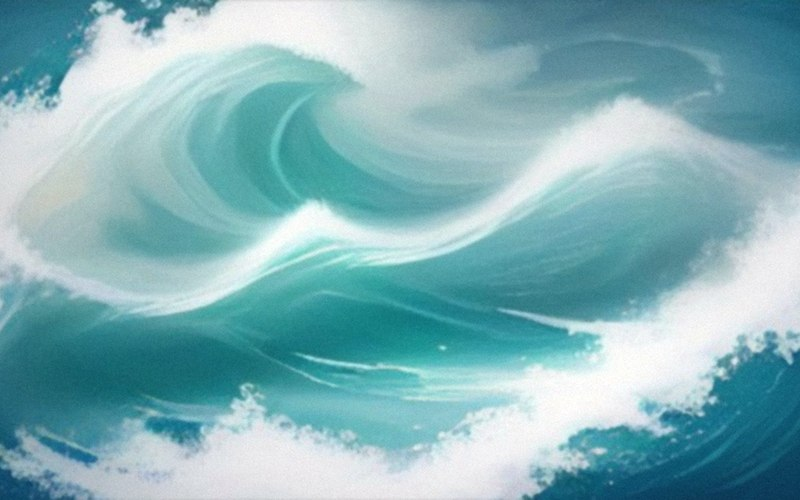
#> input picture assets/backgrounds/thumbs/waves.jpg, 800 x 500 px, found by its file name
$ python prepare_bases.py
#> lines starting #> are read from the running program, lines starting #| are printed output that depends on the picture
from pathlib import Path
import shutil
import numpy as np
from PIL import Image, ImageEnhance, ImageFilter, ImageOps, ImageDraw

ROOT = Path(__file__).resolve().parents[1]
AI = Path('/tmp/ai-scenes')
OUT = ROOT / 'assets/backgrounds'
THUMBS = OUT / 'thumbs'
THUMBS.mkdir(exist_ok=True)

def clone_patch(im, box, source):
    """Paste a paper patch with a soft oval mask to remove a small signature/logo."""
    x0, y0, x1, y1 = box
    sx, sy = source
    w, h = x1 - x0, y1 - y0
    patch = im.crop((sx, sy, sx + w, sy + h)).convert('RGB')
    # match the paper tone around the target so the patch disappears
    ring = im.crop((max(0, x0 - 24), max(0, y0 - 24), min(im.width, x1 + 24), min(im.height, y1 + 24))).convert('RGB')
    ra = np.asarray(ring, dtype=np.float32)
    pa = np.asarray(patch, dtype=np.float32)
    offset = ra.reshape(-1, 3).mean(axis=0) - pa.reshape(-1, 3).mean(axis=0)
    patch = Image.fromarray(np.clip(pa + offset, 0, 255).astype(np.uint8), 'RGB')
    mask = Image.new('L', (w, h), 0)
    d = ImageDraw.Draw(mask)
    d.ellipse((10, 8, w - 11, h - 9), fill=255)
    mask = mask.filter(ImageFilter.GaussianBlur(22))
    im.paste(patch, (x0, y0), mask)

def painterly(im, blur=0.7, median=0, paper_mix=0.035, edge=0.06):
    if median:
        im = im.filter(ImageFilter.MedianFilter(median))
    im = im.filter(ImageFilter.GaussianBlur(blur))
    arr = np.asarray(im, dtype=np.float32) / 255.0
    paper = np.array([0.969, 0.945, 0.894], dtype=np.float32)
    arr = arr * (1 - paper_mix) + paper.reshape(1, 1, 3) * paper_mix
    gray = np.asarray(im.convert('L').filter(ImageFilter.FIND_EDGES).filter(ImageFilter.GaussianBlur(1.0)), dtype=np.float32) / 255.0
    edge = np.clip(gray * 1.7, 0, 1)[:, :, None] * edge
    arr = arr * (1 - edge) + np.array([0.28, 0.27, 0.22], dtype=np.float32).reshape(1, 1, 3) * edge
    im = Image.fromarray(np.clip(arr * 255, 0, 255).astype(np.uint8), 'RGB')
    return im

def finish(im, label, clone=None):
    if clone:
        clone_patch(im, clone['box'], clone['source'])
    # a touch of paper grain and a very soft warm grade
    arr = np.asarray(im.convert('RGB'), dtype=np.float32) / 255.0
    h, w = arr.shape[:2]
    rng = np.random.default_rng(abs(hash(label)) % (2**32))
    fine = rng.normal(0, 0.011, (h, w)).astype(np.float32)
    arr = np.clip(arr + fine[:, :, None], 0, 1)
    arr[:, :, 0] = np.clip(arr[:, :, 0] * 1.005, 0, 1)
    arr[:, :, 2] = np.clip(arr[:, :, 2] * 0.995, 0, 1)
    im = Image.fromarray((arr * 255).astype(np.uint8), 'RGB')
    final = ImageOps.fit(im, (1600, 1000), method=Image.LANCZOS, centering=(0.5, 0.48))
    final.save(OUT / f'{label}-base.webp', 'WEBP', quality=92, method=6)
    final.resize((800, 500), Image.LANCZOS).save(THUMBS / f'{label}.jpg', quality=87, optimize=True, progressive=True)
    final.resize((900, 563), Image.LANCZOS).save(f'/tmp/{label}-preview.jpg', quality=91)
    print(label, final.size, (OUT / f'{label}-base.webp').stat().st_size)

# bamboo: the successful loose painting with blossom sprays
bamboo_src = Path('/tmp/ai-bamboo-flux2.jpg')
if bamboo_src.exists():
    shutil.copyfile(bamboo_src, AI / 'bamboo-good.jpg')
    im = Image.open(bamboo_src).convert('RGB')
    # remove the thin mock-paper edge and the service logo at the lower right
    im = im.crop((8, 8, im.width - 8, im.height - 44))
    finish(im, 'bamboo')

# waves: lift the painted canvas out of the mock-up, removing its wall and logo
waves = Image.open(AI / 'waves.jpg').convert('RGB')
#> waves is the input picture: PIL image 800x500 RGB; mean R, G, B 130.9, 177.6, 183.9
waves = waves.crop((67, 69, min(918, waves.width - 10), min(531, waves.height - 12)))
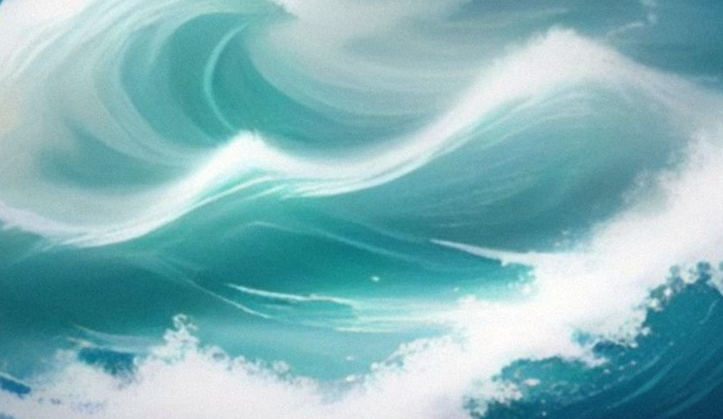
#> waves: PIL image 723x419 RGB; mean R, G, B 131.6, 181.4, 186.6
waves = painterly(waves, blur=0.8, median=3, paper_mix=0.05, edge=0.07)
#> in painterly, `gray = np.asarray(im.convert('L').filter(ImageFilter.FIND_EDGES).filte..`:
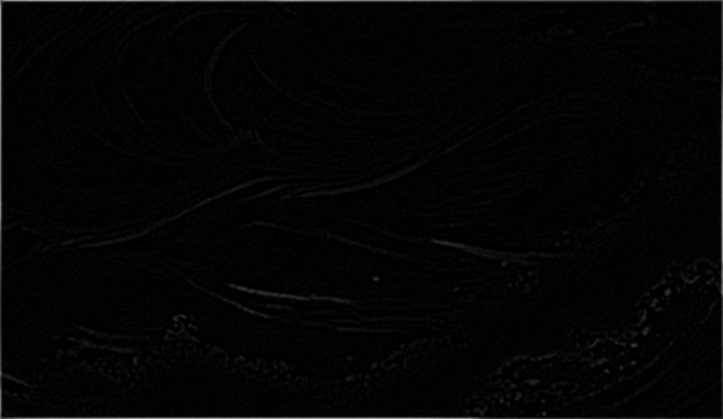
#> gray: shape (419, 723) float32; min 0, max 0.627, mean 0.0147
finish(waves, 'waves')
#> in finish, `final = ImageOps.fit(im, (1600, 1000), method=Image.LANCZOS, centering..`:
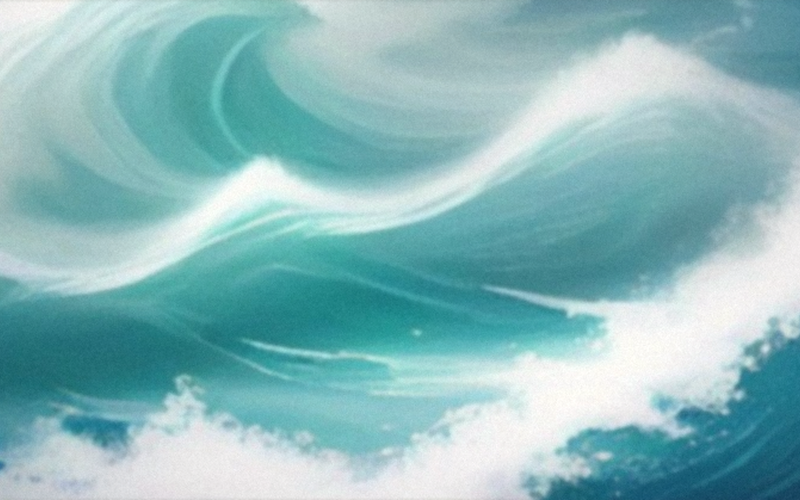
#> final: PIL image 1600x1000 RGB (shown at 1/2 size); mean R, G, B 137.6, 184.4, 187.3
#> in finish, `final.resize((800, 500), Image.LANCZOS).save(THUMBS / f'{label}.jpg', ..`:
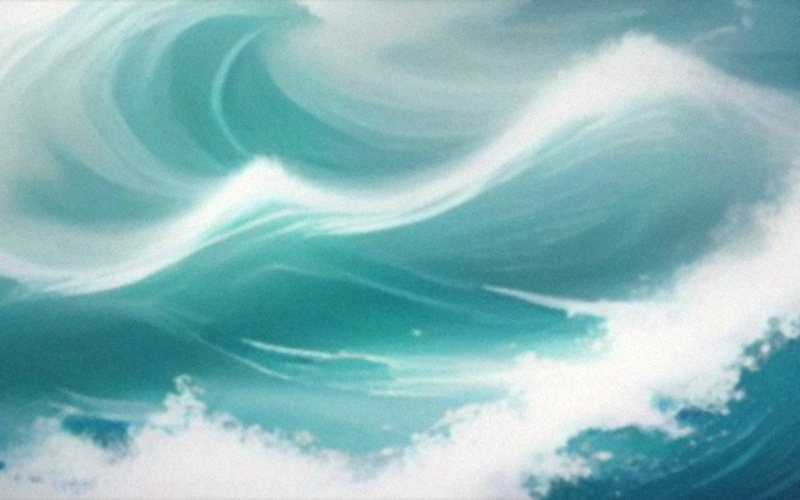
#> saved as waves.jpg: PIL image 800x500 RGB; mean R, G, B 137.6, 184.4, 187.3
#> (the run stopped early here; a loop or call above may not have finished)
